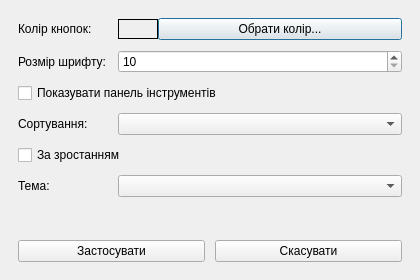
<?xml version="1.0" encoding="UTF-8"?>
<ui version="4.0">
 <class>SettingsDialog</class>
 <widget class="QDialog" name="SettingsDialog">
  <property name="geometry">
   <rect>
    <x>0</x>
    <y>0</y>
    <width>420</width>
    <height>280</height>
   </rect>
  </property>
  <property name="windowTitle">
   <string>Налаштування</string>
  </property>
  <layout class="QVBoxLayout" name="verticalLayout">
   <property name="spacing">
    <number>12</number>
   </property>
   <property name="leftMargin">
    <number>18</number>
   </property>
   <property name="topMargin">
    <number>18</number>
   </property>
   <property name="rightMargin">
    <number>18</number>
   </property>
   <property name="bottomMargin">
    <number>18</number>
   </property>
   <item>
    <layout class="QFormLayout" name="formLayout">
     <property name="horizontalSpacing">
      <number>12</number>
     </property>
     <property name="verticalSpacing">
      <number>10</number>
     </property>
     <item row="0" column="0">
      <widget class="QLabel" name="colorLabel">
       <property name="text">
        <string>Колір кнопок:</string>
       </property>
      </widget>
     </item>
     <item row="0" column="1">
      <layout class="QHBoxLayout" name="colorLayout">
       <item>
        <widget class="QLabel" name="colorPreview">
         <property name="minimumSize">
          <size>
           <width>40</width>
           <height>20</height>
          </size>
         </property>
         <property name="maximumSize">
          <size>
           <width>40</width>
           <height>20</height>
          </size>
         </property>
         <property name="frameShape">
          <enum>QFrame::Shape::Box</enum>
         </property>
        </widget>
       </item>
       <item>
        <widget class="QPushButton" name="colorButton">
         <property name="text">
          <string>Обрати колір...</string>
         </property>
        </widget>
       </item>
      </layout>
     </item>
     <item row="1" column="0">
      <widget class="QLabel" name="fontLabel">
       <property name="text">
        <string>Розмір шрифту:</string>
       </property>
      </widget>
     </item>
     <item row="1" column="1">
      <widget class="QSpinBox" name="fontSpin">
       <property name="minimum">
        <number>10</number>
       </property>
       <property name="maximum">
        <number>20</number>
       </property>
      </widget>
     </item>
     <item row="2" column="0" colspan="2">
      <widget class="QCheckBox" name="toolBarCheck">
       <property name="text">
        <string>Показувати панель інструментів</string>
       </property>
      </widget>
     </item>
     <item row="3" column="0">
      <widget class="QLabel" name="sortLabel">
       <property name="text">
        <string>Сортування:</string>
       </property>
      </widget>
     </item>
     <item row="3" column="1">
      <widget class="QComboBox" name="sortCombo"/>
     </item>
     <item row="4" column="0" colspan="2">
      <widget class="QCheckBox" name="sortAscCheck">
       <property name="text">
        <string>За зростанням</string>
       </property>
      </widget>
     </item>
     <item row="5" column="0">
      <widget class="QLabel" name="themeLabel">
       <property name="text">
        <string>Тема:</string>
       </property>
      </widget>
     </item>
     <item row="5" column="1">
      <widget class="QComboBox" name="themeCombo"/>
     </item>
    </layout>
   </item>
   <item>
    <layout class="QHBoxLayout" name="buttonLayout">
     <property name="spacing">
      <number>10</number>
     </property>
     <item>
      <widget class="QPushButton" name="applyButton">
       <property name="text">
        <string>Застосувати</string>
       </property>
      </widget>
     </item>
     <item>
      <widget class="QPushButton" name="cancelButton">
       <property name="text">
        <string>Скасувати</string>
       </property>
      </widget>
     </item>
    </layout>
   </item>
  </layout>
 </widget>
 <resources/>
 <connections/>
</ui>
